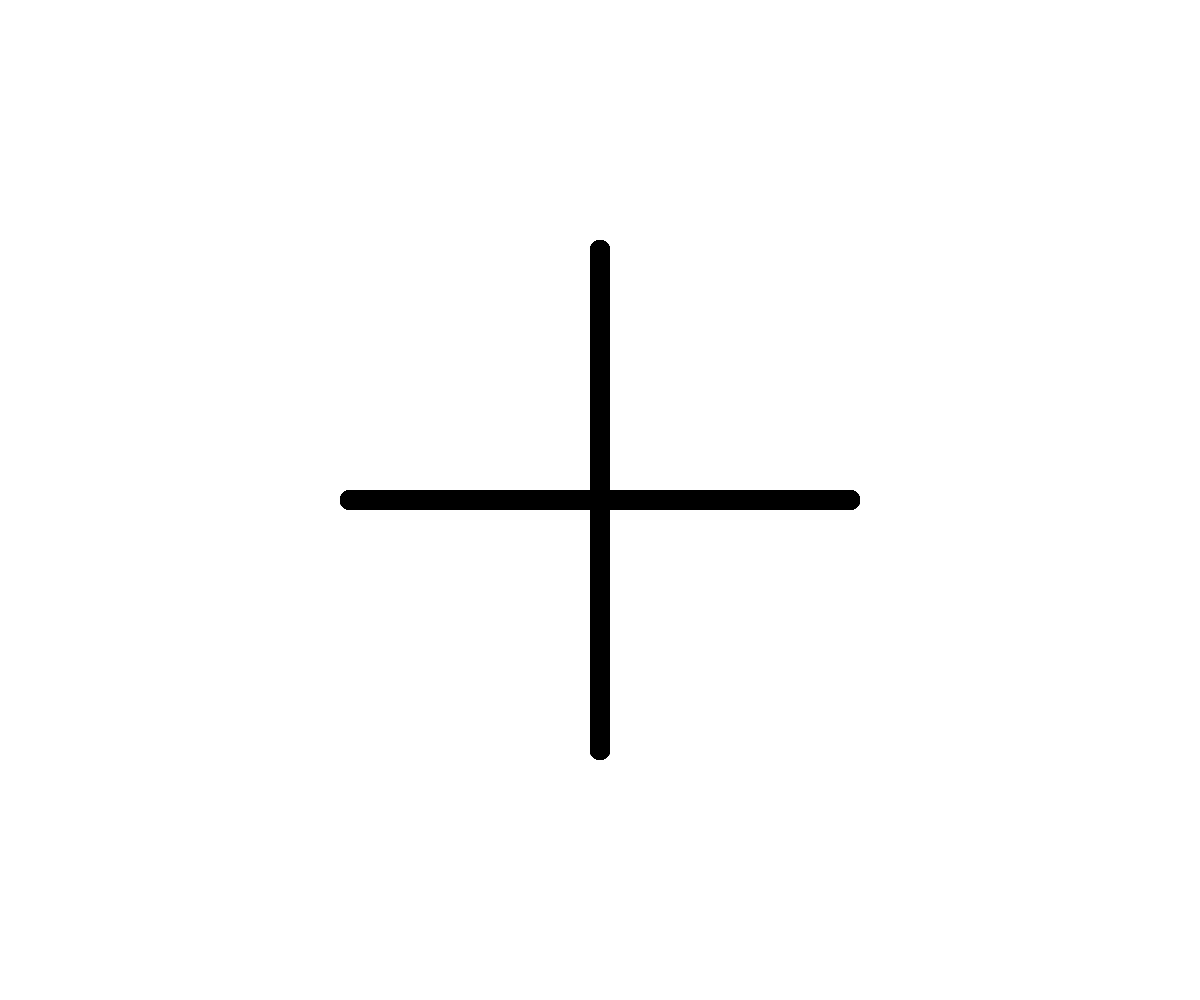
Frame 1 (no input)
Frame 60 (no input): identical to frame 1, image omitted
Frame 120 (the mouse pressed at the canvas centre since frame 60): identical to frame 1, image omitted

The p5.js sketch that drew this single still picture (run headless with seeded random() and noise() and a simulated clock; from frame 60 on, the mouse is pressed at the canvas centre):

// p5.js sketch
// ── sketch.js

let shapeId = 3
let x = 0;
let speed = 0;
let started = false;
let angle = 0;
let angleWhenClicked = 0;
let growing = 0;

window.setup = function () {

    createCanvas(windowWidth, windowHeight);
    angleMode(DEGREES)
    frameRate(120);


}

window.windowResized = function () {
    resizeCanvas(windowWidth, windowHeight);
}

window.mouseClicked = function () {
    started = true;
    // shapeId++
    // shapeId %= 4
}
window.mousePressed = function () {
    angleWhenClicked = angle;
    speed = 0;
    // shapeId++
    // shapeId %= 4
}
window.draw = function () {


    background(255);


    const sceneSize = min(width, height)

    const centerX = width / 2
    const centerY = height / 2
    const objSize = sceneSize / 2
    const halfWidth = objSize / tan(60)
    const strokeW = 20

    translate(width / 2, height / 2);

    switch (started) {

        case true:
            let force = 0;
            if (mouseIsPressed) {
                force = -1000;
            } else {

                force = max(-(angle - angleWhenClicked) * 10, 0);
            }

            speed += force * deltaTime / 1000;
            speed = max(speed,-200);
            angle += speed * deltaTime / 1000;


            break;
        case false:
            function wiggle(){
                angle = random(-3, 2);
            }
            setTimeout(wiggle,5000);


            break;
    }
    fill(0)
    noStroke()
    rectMode(CENTER)
    strokeWeight(strokeW)
    stroke(0)
    rotate(angle);
    let maxAngle = asin(strokeW/(objSize/2));
    let distanceLines = min(speed * 0.01,maxAngle);
    let lineCount = 18
    let totalAngleLines = distanceLines*lineCount;
    for (let i = 0; i <= lineCount; i++) {

        line(0 - objSize / 2, 0, 0 + objSize / 2, 0)
        line(0, 0 - objSize / 2, 0, 0 + objSize / 2)
        rotate(-distanceLines);
    }
    //console.log(totalAngleLines);

    if (totalAngleLines > 93) {
        fill(0)
        noStroke()
        growing ++
        circle(0, 0, constrain(growing,0,objSize+20));
        console.log(growing);
    }
    if (growing === objSize+20)
    {
        noLoop();
    }
}
